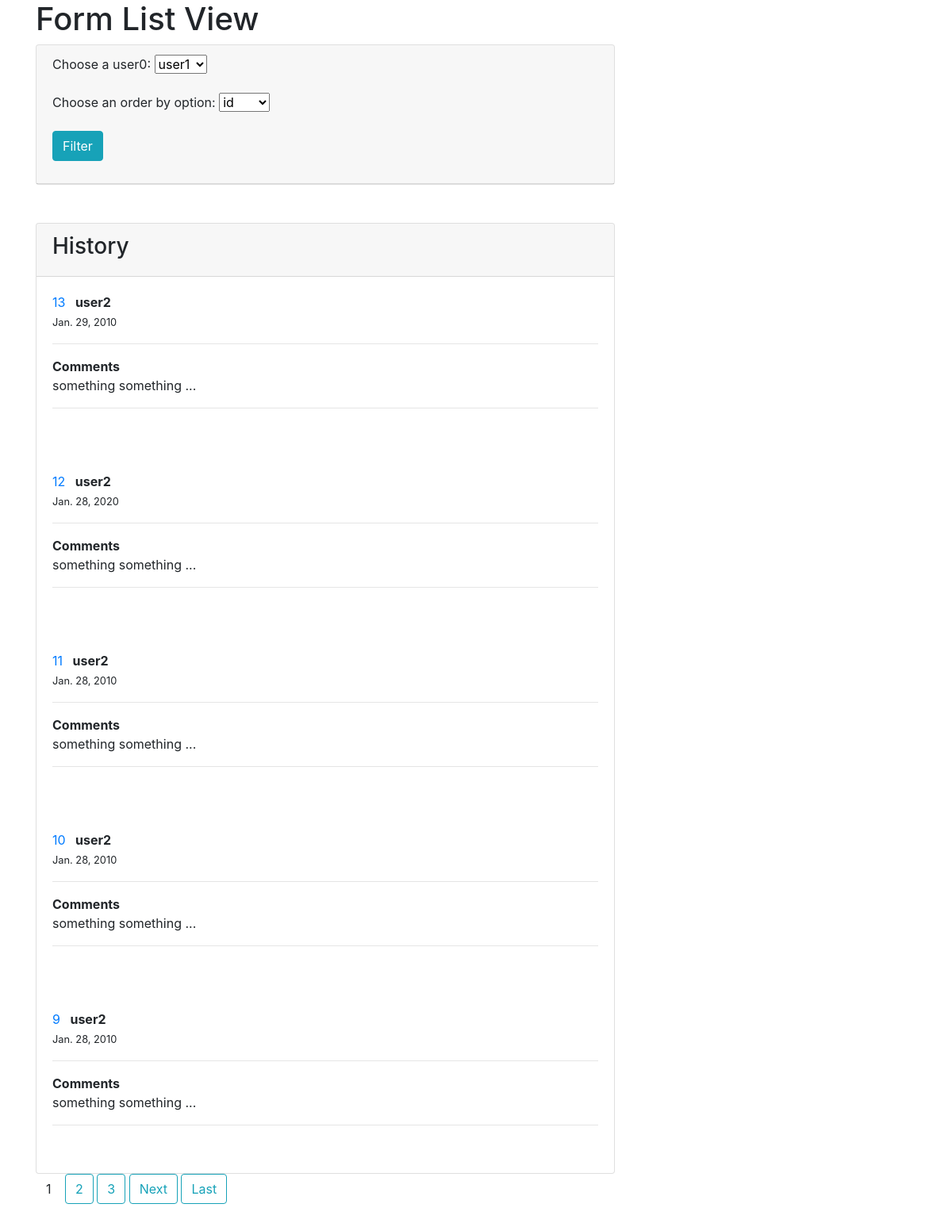
The page / on the database its author committed.
### pagination/models.py (models this page shows)
class ToDoList(models.Model):
    name = models.CharField(max_length=50, blank=True, choices = [('user1', 'user1'), ('user2', 'user2')])
    text = models.TextField(blank=True, default="something something ...")
    due_date = models.DateField(default = datetime.date.today)

### pagination/views.py (the view)
# urls.py: path('', views.FormListView.as_view(), name='listview'),
class FormListView(ListView):
    model = models.ToDoList
    paginate_by = 5  # if pagination is desired
    template_name = 'pagination/listview.html'
    context_object_name = 'forms'
    def get_context_data(self, **kwargs):
        context = super().get_context_data(**kwargs)
        context['title'] = 'Form List View'
        context['filter_form'] = forms.FilterListView(self.request.GET)
        get_copy = self.request.GET.copy()
        if get_copy.get('page'):
            get_copy.pop('page')
        context['get_copy'] = get_copy
        return context
    def get_queryset(self):
        queryset = models.ToDoList.objects.all().order_by('-id')
        name = self.request.GET.get('name')
        if name:
            queryset = queryset.filter(name=name)
        order_by = self.request.GET.get('order_by')
        if order_by:
            queryset = queryset.order_by(order_by)
        print(queryset)
        return queryset

### pagination/forms.py
class FilterListView(forms.Form):
    name = forms.ChoiceField(choices = [('user1', 'user1'), ('user2', 'user2')], label = 'Choose a user0', required=False)
    order_by = forms.ChoiceField(choices = [('id', 'id'), ('name', 'name')], label = 'Choose an order by option', required=False)

### pagination/templates/pagination/listview.html (shortened to what this page needs)
{% extends "pagination/base.html" %}
{% block content %}
<div class = "card mb-4">
    <div class = "card-header">
        <form action="{% url 'listview' %}" method="GET">
            {{ filter_form.as_p }}
            <div class="form-group">
                <button class="btn btn-info" type="submit">Filter</button>
            </div>
        </form>
    </div>
</div>
<br>
<div class="card">
    <div class="card-header">
        <h3>History</h3>
    </div>
        {% for post in forms %}
        <div class="card-body mb-4">
        <article class="media article-section">
            <div class="media-body">
                <div class="article-metadata">
                    <a class="mr-2" href="#">{{ post.id }}</a> <b>{{ post.name }} </b>
                </div>
                <small>{{ post.due_date }}</small>
                <hr>
                <b>Comments</b>
                <p>{{ post.text }}</p>
                <hr>
            </div>
        </article>
        </div>
        {% endfor %}
</div>
  {% if is_paginated %}
    {% for num in page_obj.paginator.page_range %}
      {% if page_obj.number == num %}
        <a class="btn success mb-4" href="?page={{ num }}&{{ get_copy.urlencode }}">{{ num }}</a>
      {% elif num > page_obj.number|add:'-3' and num < page_obj.number|add:'3' %}
        <a class="btn btn-outline-info mb-4" href="?page={{ num }}&{{ get_copy.urlencode }}">{{ num }}</a>
      {% endif %}
    {% endfor %}
    {% if page_obj.has_next %}
      <a class="btn btn-outline-info mb-4" href="?page={{ page_obj.next_page_number }}&{{ get_copy.urlencode }}">Next</a>
      <a class="btn btn-outline-info mb-4" href="?page={{ page_obj.paginator.num_pages }}&{{ get_copy.urlencode }}">Last</a>
    {% endif %}
  {% endif %}
{% endblock content %}

### rows shown on the page
ToDoList: id "13", name "user2", due_date "Jan. 29, 2010", text "something something ..."
ToDoList: id "12", name "user2", due_date "Jan. 28, 2020", text "something something ..."
ToDoList: id "11", name "user2", due_date "Jan. 28, 2010", text "something something ..."
ToDoList: id "10", name "user2", due_date "Jan. 28, 2010", text "something something ..."
ToDoList: id "9", name "user2", due_date "Jan. 28, 2010", text "something something ..."

### other values the page prints
{{ title }} "Form List View"
{{ num }} "1"
{{ num }} "2" "3"
